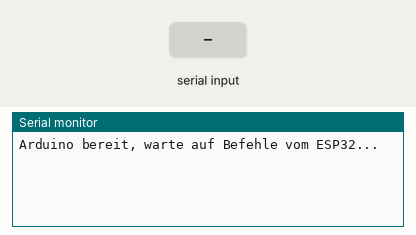
Recording of a sketch running on a simulated ESP32. Parts: the last lines printed to the serial monitor. The inputs (shaded band) are chosen by the test bench.

Above: at 1.2 s.
1.3 s: "-1\n" received over the second serial link
At 1.8 s:
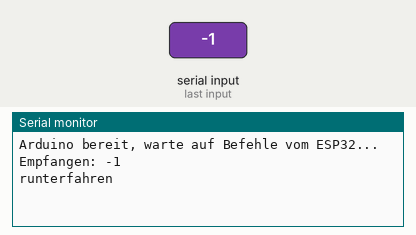
2.8 s: "1\n" received over the second serial link
At 4.0 s:
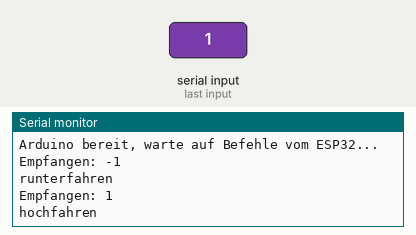
4.3 s: "0\n" received over the second serial link
At 5.3 s:
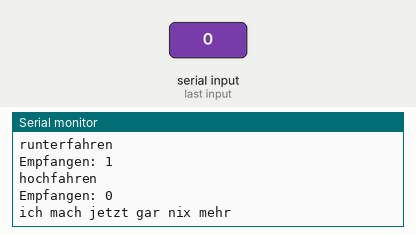
5.8 s: "-2\n" received over the second serial link
At 6.5 s:
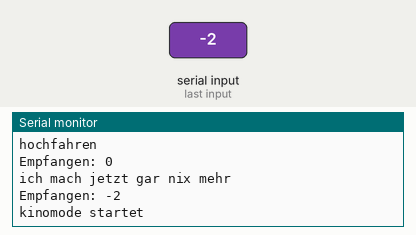
Timing chart, 0 to 8.3 s (numbered marks = the images above; inputs shaded):
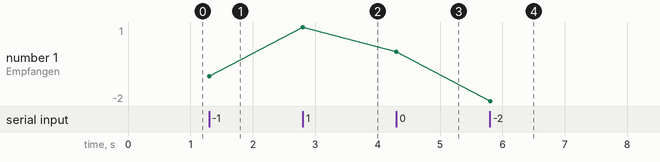

The sketch:

sketch_jul8c_Arduino_copy_20250710201745.ino
```cpp
#include <RCSwitch.h>
#include <SoftwareSerial.h>

RCSwitch mySwitch = RCSwitch();

// RX auf Pin 2, TX auf Pin 3
SoftwareSerial mySerial(2, 3);

const unsigned long CODE_RUNTER = 6663426;
const unsigned long CODE_STOP   = 6663428;
const unsigned long CODE_HOCH   = 6663432;
const byte BITLAENGE = 24;
const byte PROTOKOLL = 1;

void setup() {
  Serial.begin(9600);          // USB-Seriell (für Debugging am PC)
  mySerial.begin(9600);        // SoftwareSerial auf Pins 2 (RX) und 3 (TX)

  mySwitch.enableTransmit(5);
  mySwitch.setProtocol(PROTOKOLL);
  mySwitch.setPulseLength(320);
  mySwitch.setRepeatTransmit(10);

  Serial.println("Arduino bereit, warte auf Befehle vom ESP32...");
}

void loop() {
  if (mySerial.available()) {            // Prüfe SoftwareSerial (Pins 2 und 3)
    String befehl = mySerial.readStringUntil('\n');
    befehl.trim();

    Serial.print("Empfangen: ");
    Serial.println(befehl);              // Ausgabe für Debugging

    if (befehl == "-1") {
      Serial.println("runterfahren");
      mySwitch.send(CODE_RUNTER, BITLAENGE);
    }
    else if (befehl == "1") {
      Serial.println("hochfahren");
      mySwitch.send(CODE_HOCH, BITLAENGE);
    }
    else if (befehl == "0") {
      Serial.println("ich mach jetzt gar nix mehr");
      mySwitch.send(CODE_STOP, BITLAENGE);
    }
     else if (befehl == "-2") {
      Serial.println("kinomode startet");
      mySwitch.send(CODE_HOCH, BITLAENGE);
      delay(50000);
      mySwitch.send(CODE_RUNTER, BITLAENGE);
      delay(28000);
      mySwitch.send(CODE_STOP, BITLAENGE);
      Serial.println("Kinosaal ist vorbereitet");


    }
  }
}
```

Measured:
- after the input at 1.3 s, the serial monitor: prints a new line at once (image 1)
- after the input at 2.8 s, the serial monitor: prints a new line at once (image 2)
- after the input at 4.3 s, the serial monitor: prints a new line at once (image 3)
- after the input at 5.8 s, the serial monitor: prints a new line at once (image 4)
- plotted number 1: -1 → 1 after the input at 2.8 s, 1 → 0 after the input at 4.3 s, 0 → -2 after the input at 5.8 s
